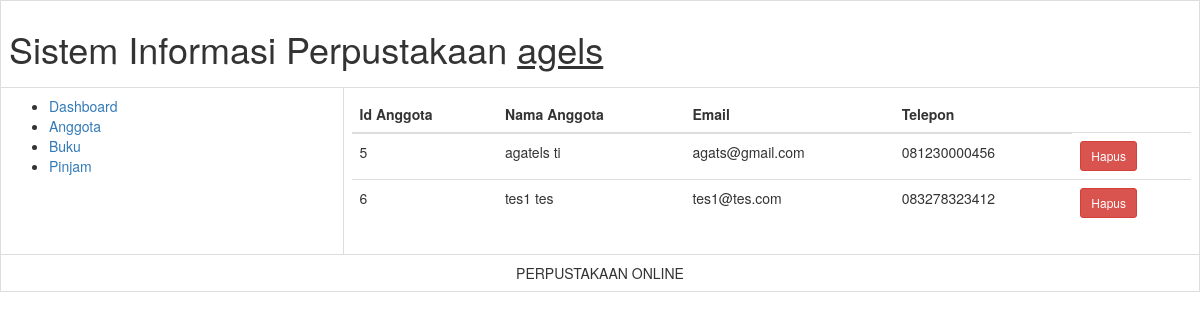
The page /Anggota.php (signed in) on the database its author committed.
### tables this page shows
CREATE TABLE `table_detail_login` (
  `id_login` int(3) NOT NULL,
  `nama_depan` varchar(15) NOT NULL,
  `nama_belakang` varchar(15) NOT NULL,
  `email` varchar(15) NOT NULL,
  `telepon` varchar(15) NOT NULL
);

### cekSession.php (called while the page is built, shortened)
<?php
	$user = $_SESSION['username'];
		?>

### Anggota.php (the view, shortened to what this page needs)
<?php
include "cekSession.php";
?>
<!DOCTYPE html>
<html lang="en">
<head>
  <link rel="stylesheet" href="https://maxst.icons8.com/vue-static/landings/line-awesome/line-awesome/1.3.0/css/line-awesome.min.css">
  <link rel="stylesheet" href="bootstrap.min.css">
</head>
<body>
  <table class="table table-bordered">
    <tr>
      <td colspan="2">
        <h1>Sistem Informasi Perpustakaan <u><?= $user ?><u></h1>
      </td>
    </tr>
    <tr>
      <td width="200">
        <ul>
          <?php
          $cekid_login = mysqli_query($connect, "SELECT id_login FROM table_login WHERE username='$user'");
          $infoLog = mysqli_fetch_array($cekid_login);
          $id_login = $infoLog['id_login'];
          $cekLevel = mysqli_query($connect, "SELECT * FROM table_level WHERE id_login='$id_login' AND level='admin'");
          $cek = mysqli_num_rows($cekLevel);
          if ($cek) {
          ?>
            <li><a href="dashboard.php" class="las la-igloo">Dashboard</a></li>
            <li><a href="anggota.php" class="las la-users">Anggota</a></li>
            <li><a href="buku.php" class="las la-book">Buku</a></li>
            <li><a href="pinjam.php" class="las la-clipboard-list">Pinjam</a></li>
          <?php
          } else {
          ?>
            <li><a href="dashboard.php" class="las la-igloo">Dashboard</a></li>
            <li><a href="pinjam.php" class="las la-clipboard-list">Pinjam</a></li>
          <?php
          }
          ?>
      </td>
      <td width="500">
        <table class="table table-hover">
          <thead>
            <tr>
              <th>Id Anggota</th>
              <th>Nama Anggota</th>
              <th>Email</th>
              <th>Telepon</th>
            </tr>
          </thead>
          <tbody>
            <?php
            $queryanggota = mysqli_query($connect, "SELECT * FROM table_detail_login order by id_login");
            $jumanggota = mysqli_num_rows($queryanggota);
            if ($jumanggota == 0) {
            ?>
              <tr>
                <td colspan="12" class="danger">Data Anggota Masih Kosong</td>
              </tr>
              <?php
            } else {
              while ($anggota = mysqli_fetch_array($queryanggota)) {
              ?>
                <tr>
                  <td><?= $anggota['id_login'] ?></td>
                  <td><?= $anggota['nama_depan'] . ' ' . $anggota['nama_belakang'] ?></td>
                  <td><?= $anggota['email'] ?></td>
                  <td><?= $anggota['telepon'] ?></td>
                  <td class="center"><a href="Anggota.php?hapus=ok&id_login=<?= $anggota['id_login'] ?>"><button type="button" class="btn btn-sm btn-danger"><i class="las la-trash-alt"></i> Hapus</button></a></td>
                </tr>
            <?php
              }
            }
            ?>
          </tbody>
        </table>
      </td>
    </tr>
    <tr>
      <td colspan="2" align="center">PERPUSTAKAAN ONLINE<br></td>
    </tr>
  </table>
</body>
</html>

### rows shown on the page
table_detail_login: id_login "5", nama_depan "agatels", nama_belakang "ti", email "agats@gmail.com", telepon "081230000456"
table_detail_login: id_login "6", nama_depan "tes1", nama_belakang "tes", email "tes1@tes.com", telepon "083278323412"

### other values the page prints
$user "agels"
